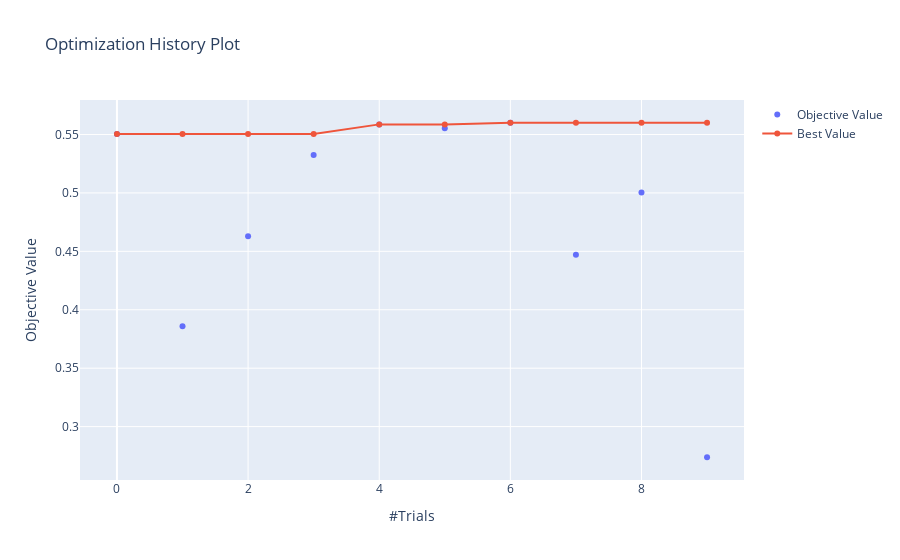

Notebook source saved alongside this figure:
### Code cell
opt_history_dict["nb"].show()

### Figure 1 — Plotly figure (JSON) as saved in the notebook; plotly's stock layout.template omitted (floating-point values rounded to 4 significant figures)
{"data": [{"mode": "markers", "name": "Objective Value", "type": "scatter", "x": [0, 1, 2, 3, 4, 5, 6, 7, 8, 9], "y": [0.5505, 0.3859, 0.4629, 0.5324, 0.5587, 0.5553, 0.56, 0.447, 0.5004, 0.2738]}, {"name": "Best Value", "type": "scatter", "x": [0, 1, 2, 3, 4, 5, 6, 7, 8, 9], "y": [0.5505, 0.5505, 0.5505, 0.5505, 0.5587, 0.5587, 0.56, 0.56, 0.56, 0.56]}], "layout": {"title": {"text": "Optimization History Plot"}, "xaxis": {"title": {"text": "#Trials"}}, "yaxis": {"title": {"text": "Objective Value"}}}}
